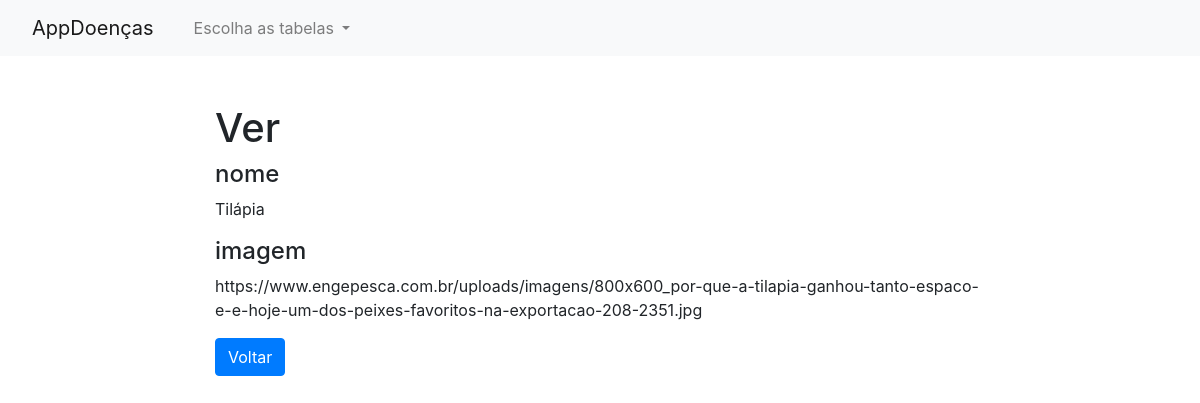
Screenshot of /especie-read.php?id=5 with the database file from the repository.
### tables this page shows
CREATE TABLE `especie` (
  `id` int(11) NOT NULL,
  `nome` text NOT NULL,
  `imagem` text NOT NULL
);

### especie-read.php (the view, shortened to what this page needs)
<?php
if(isset($_GET["id"]) && !empty($_GET["id"])){
    require_once "config.php";
    $sql = "SELECT * FROM especie WHERE id = ?";
    if($stmt = mysqli_prepare($link, $sql)){
        $param_id = trim($_GET["id"]);
		if (is_int($param_id)) $__vartype = "i";
		elseif (is_string($param_id)) $__vartype = "s";
		elseif (is_numeric($param_id)) $__vartype = "d";
		else $__vartype = "b";
        mysqli_stmt_bind_param($stmt, $__vartype, $param_id);
        if(mysqli_stmt_execute($stmt)){
            $result = mysqli_stmt_get_result($stmt);
            if(mysqli_num_rows($result) == 1){
                $row = mysqli_fetch_array($result, MYSQLI_ASSOC);
            } else{
                header("location: error.php");
                exit();
            }
        } else{
            echo "Tente novamente!<br>".$stmt->error;
        }
    }
} else{
    header("location: error.php");
    exit();
}
?>
<!DOCTYPE html>
<html lang="en">
<head>
    <link rel="stylesheet" href="https://stackpath.bootstrapcdn.com/bootstrap/4.5.0/css/bootstrap.min.css">
</head>
<?php require_once('navbar.php'); ?>
<body>
    <section class="pt-5">
        <div class="container-fluid">
            <div class="row">
                <div class="col-md-8 mx-auto">
                    <div class="page-header">
                        <h1>Ver</h1>
                    </div>
                     <div class="form-group">
                            <h4>nome</h4>
                            <p class="form-control-static"><?php echo $row["nome"]; ?></p>
                        </div><div class="form-group">
                            <h4>imagem</h4>
                            <p class="form-control-static"><?php echo $row["imagem"]; ?></p>
                        </div>
                    <p><a href="especie-index.php" class="btn btn-primary">Voltar</a></p>
                </div>
            </div>
        </div>
    </section>
</body>
</html>

### rows the page displays
especie: nome "Tilápia", imagem "https://www.engepesca.com.br/uploads/imagens/800x600_por-que-a-tilapia-ganhou-tanto-espaco-e-e-hoje-um-dos-peixes-favoritos-na-exportacao-208-2351.jpg"
